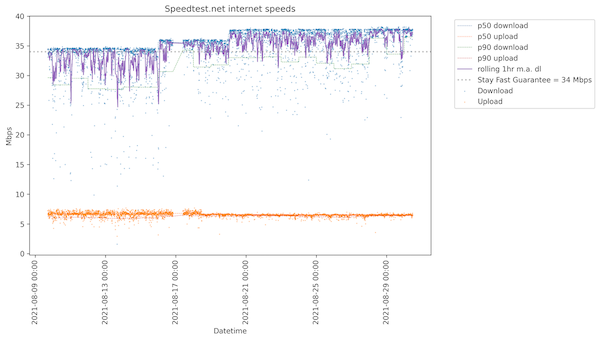

The script that saved this image:
import pandas as pd
import matplotlib.pyplot as plt
import matplotlib.dates as mdates
pd.options.mode.chained_assignment = None  # default='warn'

logfile    = "/home/pi/Projects/speedtest/speedtest.log"
chart_file = "/home/pi/Projects/speedtest/speedtest.png"

df = pd.read_table(logfile, header=None)
# you might need to update this if you have a slightly different setup that I do

df['time'] = df[0].apply(lambda x: x.split("[")[1].split("]")[0])
df['message'] = df[0].apply(lambda x: x.split("]")[1])

dl = df[df['message'].str.contains('Download')]
ul = df[df['message'].str.contains('Upload')]
ul['upload speed'] = ul['message'].apply(lambda x: x.split(" ")[2])
dl['download speed'] = dl['message'].apply(lambda x: x.split(" ")[2])
out = dl[['time','download speed']].merge(ul[['time','upload speed']])

out['time'] = pd.to_datetime(out['time'])
out['download speed'] = out['download speed'].astype(float)
out['upload speed'] = out['upload speed'].astype(float)
out['date'] = out['time'].dt.floor("D")

qt90 = out.groupby(pd.Grouper(key='time',freq='D')).quantile(q=0.9).reset_index().drop('time',axis=1)
qt50 = out.groupby(pd.Grouper(key='time',freq='D')).quantile(q=0.5).reset_index().drop('time',axis=1)
qt10 = out.groupby(pd.Grouper(key='time',freq='D')).quantile(q=0.1).reset_index().drop('time',axis=1)

out = out.merge(qt90, how='inner', on='date').rename(columns={"download speed_x": "download speed", "upload speed_x": "upload speed","download speed_y":"p90 download","upload speed_y":"p90 upload"})

out = out.merge(qt10, how='inner', on='date').rename(columns={"download speed_x": "download speed", "upload speed_x": "upload speed","download speed_y":"p10 download","upload speed_y":"p10 upload"})

out = out.merge(qt50, how='inner', on='date').drop('date',axis=1).rename(columns={"download speed_x": "download speed", "upload speed_x": "upload speed","download speed_y":"p50 download","upload speed_y":"p50 upload"})

out['rolling dl'] = out['download speed'].rolling(window=12).mean()

fig, ax = plt.subplots(figsize=(10,6))
ax.scatter(out.time, out['download speed'], label='Download', marker='.', s=1, alpha = 0.5)
ax.scatter(out.time, out['upload speed'] , label='Upload', marker = '.', s=1, alpha = 0.5)
ax.plot(out.time, out['p50 download'], linestyle='--',linewidth=0.5, label='p50 download')
ax.plot(out.time, out['p50 upload'], linestyle='--',linewidth=0.5, label='p50 upload')
ax.plot(out.time, out['p10 download'], linestyle='--',linewidth=0.5, label='p90 download')
ax.plot(out.time, out['p10 upload'], linestyle='--',linewidth=0.5, label='p90 upload')
ax.plot(out.time, out['rolling dl'] ,linewidth=1, label='rolling 1hr m.a. dl')
ax.axhline(y=34,linestyle='dotted',linewidth=2,c='grey',label="Stay Fast Guarantee = 34 Mbps", alpha = 0.5)
ax.set_title("Speedtest.net internet speeds")
ax.set_xlabel("Datetime")
ax.set_ylabel("Mbps")
ax.xaxis.set_major_formatter(mdates.DateFormatter("%Y-%m-%d %H:%M"))
ax.xaxis.set_minor_formatter(mdates.DateFormatter("%H:%M"))
plt.xticks(rotation=90)
#ax.set_ylim(4,40)
#ax.set_yscale('log')
ax.legend(bbox_to_anchor=(1.05, 1), loc='upper left')
plt.savefig(chart_file, dpi=300, bbox_inches = "tight")
